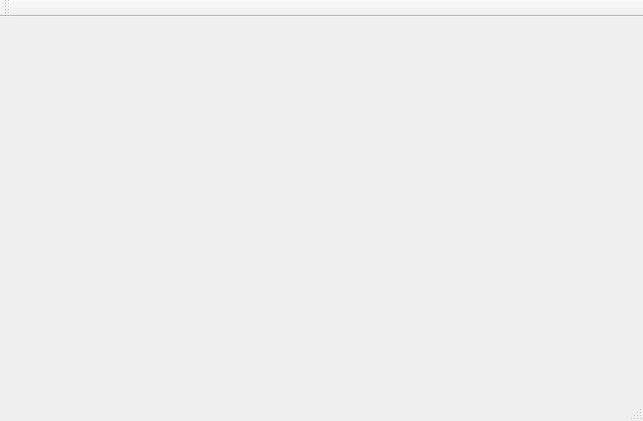
<?xml version="1.0" encoding="UTF-8"?>
<ui version="4.0">
 <class>MainWindow</class>
 <widget class="QMainWindow" name="MainWindow">
  <property name="geometry">
   <rect>
    <x>0</x>
    <y>0</y>
    <width>643</width>
    <height>421</height>
   </rect>
  </property>
  <property name="windowTitle">
   <string>MainWindow</string>
  </property>
  <widget class="QWidget" name="centralWidget">
   <property name="sizePolicy">
    <sizepolicy hsizetype="Expanding" vsizetype="Expanding">
     <horstretch>0</horstretch>
     <verstretch>0</verstretch>
    </sizepolicy>
   </property>
  </widget>
  <widget class="QMenuBar" name="menuBar">
   <property name="geometry">
    <rect>
     <x>0</x>
     <y>0</y>
     <width>643</width>
     <height>26</height>
    </rect>
   </property>
  </widget>
  <widget class="QToolBar" name="mainToolBar">
   <attribute name="toolBarArea">
    <enum>TopToolBarArea</enum>
   </attribute>
   <attribute name="toolBarBreak">
    <bool>false</bool>
   </attribute>
  </widget>
  <widget class="QStatusBar" name="statusBar"/>
 </widget>
 <layoutdefault spacing="6" margin="11"/>
 <resources/>
 <connections/>
</ui>
